Frame 1 (no input): blank canvas, image omitted
Frame 60 (no input): blank canvas, image omitted
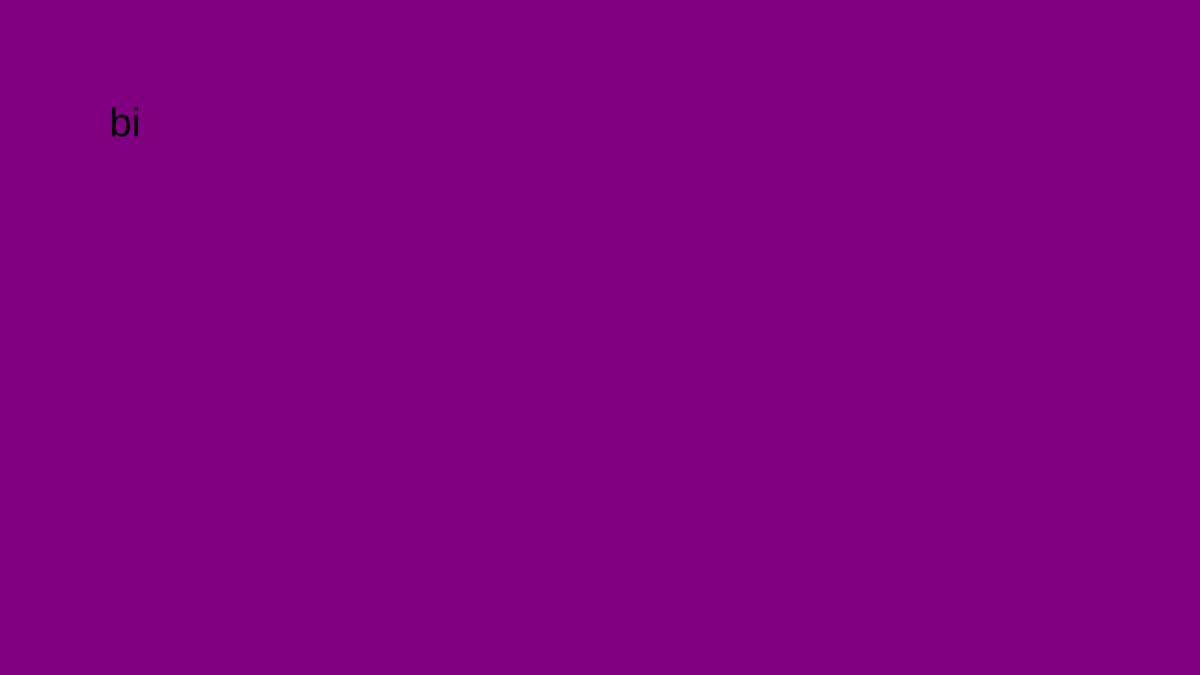
Frame 120 (the mouse pressed at the canvas centre since frame 60)

The p5.js sketch whose frames 1 and 60 were blank and that drew this single picture after the mouse press (run headless with seeded random() and noise() and a simulated clock; from frame 60 on, the mouse is pressed at the canvas centre):

// p5.js sketch
// ── sketch.js
let palavra;

function setup() {
  createCanvas(1920, 1080);

  palavra = palavraAleatoria();
}

function palavraAleatoria(){
  let palavras = ["love", "mat and bia", "bigo"];
  return random(palavras);
}

function inicializaCores() {

  background("purple");
  fill("black");
  textSize(64);
  textAlign(CENTER, CENTER);
}

function palavraParcial(minimo, maximo) {
  let quantidade = map(mouseX, minimo, maximo, 1, palavra.length);
  let parcial = palavra.substring(0, quantidade);
  return parcial;
}

function draw() {

  inicializaCores();

  let texto = palavraParcial(0, width);
  text(texto, 200, 200);
}
